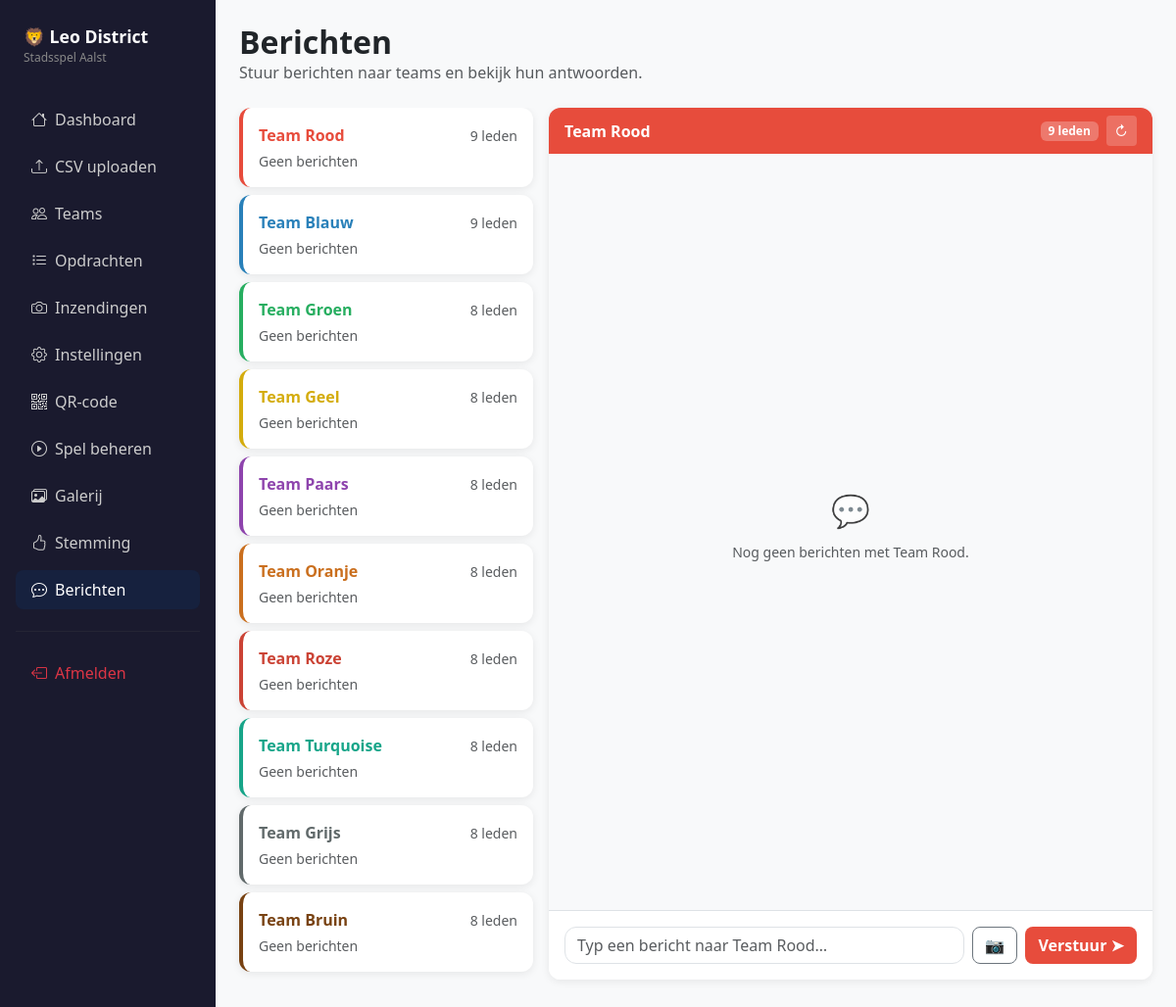
The app's page /admin/messages?team_id=1 (signed in) with its own data.
### app.py (models this page shows, shortened)
class Team(db.Model):
    id = db.Column(db.Integer, primary_key=True)
    name = db.Column(db.String(50), nullable=False)
    color = db.Column(db.String(20), nullable=False)
    bg_color = db.Column(db.String(20), nullable=False)
    label = db.Column(db.String(20), nullable=False)
    current_step = db.Column(db.Integer, default=0)
    route_json = db.Column(db.String(200), nullable=False, default="[]")
    finished = db.Column(db.Boolean, default=False)
    finished_at = db.Column(db.DateTime, nullable=True)
    members = db.relationship("Participant", backref="team", lazy=True)
    messages = db.relationship("Message", backref="team", lazy=True,
                               order_by="Message.sent_at")
    photo_submissions = db.relationship("PhotoSubmission", backref="team", lazy=True)
    @property
    def unread_from_team(self):
        return Message.query.filter_by(
            team_id=self.id, sender_type="team", read_by_admin=False
        ).count()

### app.py (the view)
@app.route("/admin/messages")
@admin_required
def admin_messages():
    teams = Team.query.all()
    selected_team_id = request.args.get("team_id", type=int)
    selected_team = None
    conversation = []
    if selected_team_id:
        selected_team = Team.query.get(selected_team_id)
        if selected_team:
            conversation = selected_team.messages
            Message.query.filter_by(
                team_id=selected_team_id, sender_type="team", read_by_admin=False
            ).update({"read_by_admin": True})
            db.session.commit()
    return render_template(
        "admin/messages.html",
        teams=teams, selected_team=selected_team, conversation=conversation,
        total_unread=Message.query.filter_by(sender_type="team", read_by_admin=False).count(),
    )

### app.py (called while the page is built)
def admin_required(f):
    from functools import wraps
    @wraps(f)
    def decorated(*args, **kwargs):
        if not session.get("admin_logged_in"):
            return redirect(url_for("admin_login"))
        return f(*args, **kwargs)
    return decorated

### templates/admin/messages.html (shortened to what this page needs)
{% extends "base_admin.html" %}
{% block content %}
<div class="d-flex align-items-center mb-4">
  <div>
    <h2 class="fw-bold mb-0">Berichten</h2>
    <p class="text-muted mb-0">Stuur berichten naar teams en bekijk hun antwoorden.</p>
  </div>
</div>
<div class="row g-3" style="height: calc(100vh - 180px); min-height: 400px;">
  <div class="col-md-4" style="height:100%; overflow-y:auto;">
    {% if teams %}
      {% for team in teams %}
      <a href="{{ url_for('admin_messages', team_id=team.id) }}"
         class="d-block text-decoration-none mb-2">
        <div class="card {% if selected_team and selected_team.id == team.id %}border-primary{% endif %}"
             style="border-left: 4px solid {{ team.color }} !important;">
          <div class="card-body p-3">
            <div class="d-flex align-items-center">
              <span class="fw-bold" style="color:{{ team.color }}">{{ team.name }}</span>
              {% set unread = team.unread_from_team %}
              <span class="ms-auto text-muted small">{{ team.members|length }} leden</span>
            </div>
            {% set last_msg = team.messages[-1] if team.messages else none %}
            {% if last_msg %}
            <div class="text-muted small mt-1 text-truncate" style="max-width:220px;">
              {% if last_msg.sender_type == 'admin' %}🧑‍💼{% else %}👥{% endif %}
              {{ last_msg.content or '📷 Foto' }}
            </div>
            <div class="text-muted" style="font-size:.7rem;">{{ last_msg.sent_at.strftime('%H:%M') }}</div>
            {% else %}
            <div class="text-muted small mt-1">Geen berichten</div>
            {% endif %}
          </div>
        </div>
      </a>
      {% endfor %}
    {% endif %}
  </div>
  <div class="col-md-8 d-flex flex-column" style="height:100%;">
    {% if selected_team %}
    <div class="card flex-fill d-flex flex-column" style="overflow:hidden;">
      <div class="card-header d-flex align-items-center gap-2 py-2"
           style="background:{{ selected_team.color }}; border:none;">
        <span class="fw-bold text-white">{{ selected_team.name }}</span>
        <span class="badge ms-auto" style="background:rgba(255,255,255,.25); color:#fff;">
          {{ selected_team.members|length }} leden
        </span>
        <button class="btn btn-sm" style="background:rgba(255,255,255,.2);color:#fff;"
                onclick="location.reload()">
          ↻
        </button>
      </div>
      <div class="card-body flex-fill overflow-auto p-3 d-flex flex-column gap-2"
           id="conversationArea"
           style="background:#f8f9fa;">
        {% if conversation %}
          {% for msg in conversation %}
          <div class="d-flex flex-column align-items-{% if msg.sender_type == 'admin' %}end{% else %}start{% endif %}">
            <div class="px-3 py-2 rounded-3 shadow-sm"
                 style="max-width:70%; word-break:break-word;
                 background:{% if msg.sender_type == 'admin' %}{{ selected_team.color }}{% else %}#fff{% endif %};
                 color:{% if msg.sender_type == 'admin' %}#fff{% else %}#1a1a2e{% endif %};">
              {% if msg.sender_type == 'team' %}
              <div style="font-size:.7rem; opacity:.6; margin-bottom:.2rem;">{{ msg.sender_name }}</div>
              {% endif %}
              {% if msg.content %}
              <div>{{ msg.content }}</div>
              {% endif %}
              {% if msg.photo_filename %}
              <img src="{{ url_for('uploaded_file', filename=msg.photo_filename) }}"
                   alt="foto"
                   style="max-width:200px; border-radius:8px; margin-top:.3rem; cursor:pointer; display:block;"
                   onclick="openLightbox(this.src)">
              {% endif %}
              <div style="font-size:.7rem; opacity:.6; margin-top:.2rem; text-align:right;">
                {{ msg.sent_at.strftime('%H:%M') }}
              </div>
            </div>
          </div>
          {% endfor %}
        {% else %}
          <div class="text-center text-muted my-auto">
            <div class="fs-2 mb-2">💬</div>
            <p class="small">Nog geen berichten met {{ selected_team.name }}.</p>
          </div>
        {% endif %}
      </div>
      <div class="card-footer p-3 bg-white border-top">
        <form method="POST" action="{{ url_for('admin_send_message') }}"
              enctype="multipart/form-data">
          <div class="d-flex gap-2 align-items-end">
            <textarea name="content" class="form-control" rows="1" id="adminTextarea"
                      placeholder="Typ een bericht naar {{ selected_team.name }}…"
                      style="resize:none; border-radius:12px;"
                      oninput="autoResize(this)"></textarea>
            <button type="button" class="btn btn-outline-secondary rounded-3 flex-shrink-0"
                    onclick="document.getElementById('photoInput').click()"
                    title="Foto bijvoegen">
              📷
            </button>
            <button type="submit" class="btn rounded-3 flex-shrink-0 fw-semibold"
                    style="background:{{ selected_team.color }};color:#fff; white-space:nowrap;">
              Verstuur ➤
            </button>
          </div>
        </form>
      </div>
    </div>
    {% endif %}
  </div>
</div>
{% endblock %}

### templates/base_admin.html (style rules this page uses)
body { background: #f8f9fa; }
.card { border: none; border-radius: 12px; box-shadow: 0 2px 8px rgba(0,0,0,.08); }

### records on screen
Team: name "Team Rood", members|length "9", content "Typ een bericht naar Team Rood…"
Team: name "Team Blauw", members|length "9"
Team: name "Team Groen", members|length "8"
Team: name "Team Geel", members|length "8"
Team: name "Team Paars", members|length "8"
Team: name "Team Oranje", members|length "8"
Team: name "Team Roze", members|length "8"
Team: name "Team Turquoise", members|length "8"
Team: name "Team Grijs", members|length "8"
Team: name "Team Bruin", members|length "8"

### other values on screen
{{ selected_team.members|length }} "9"
